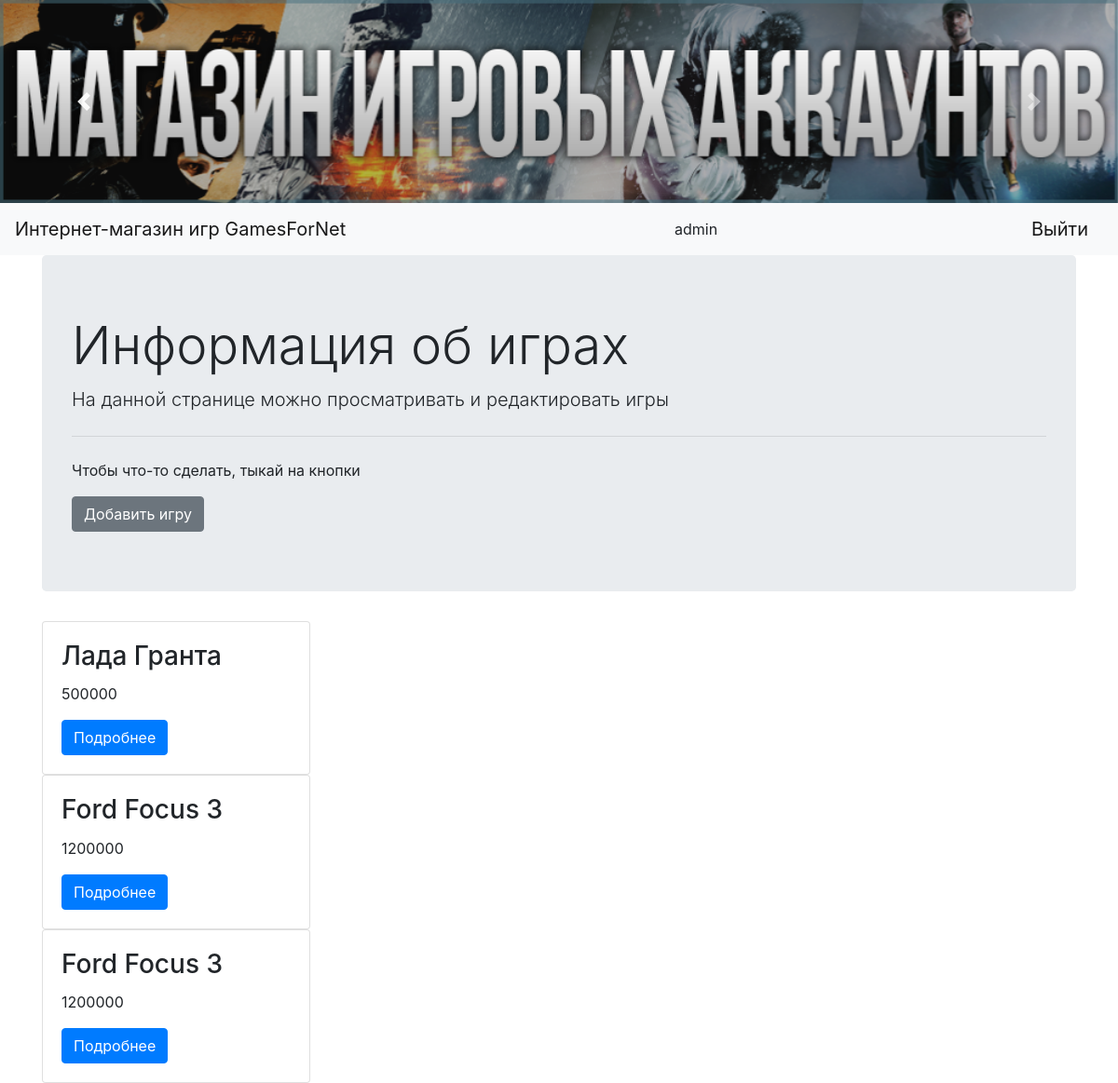
The app's page /car_admin (signed in), older data.
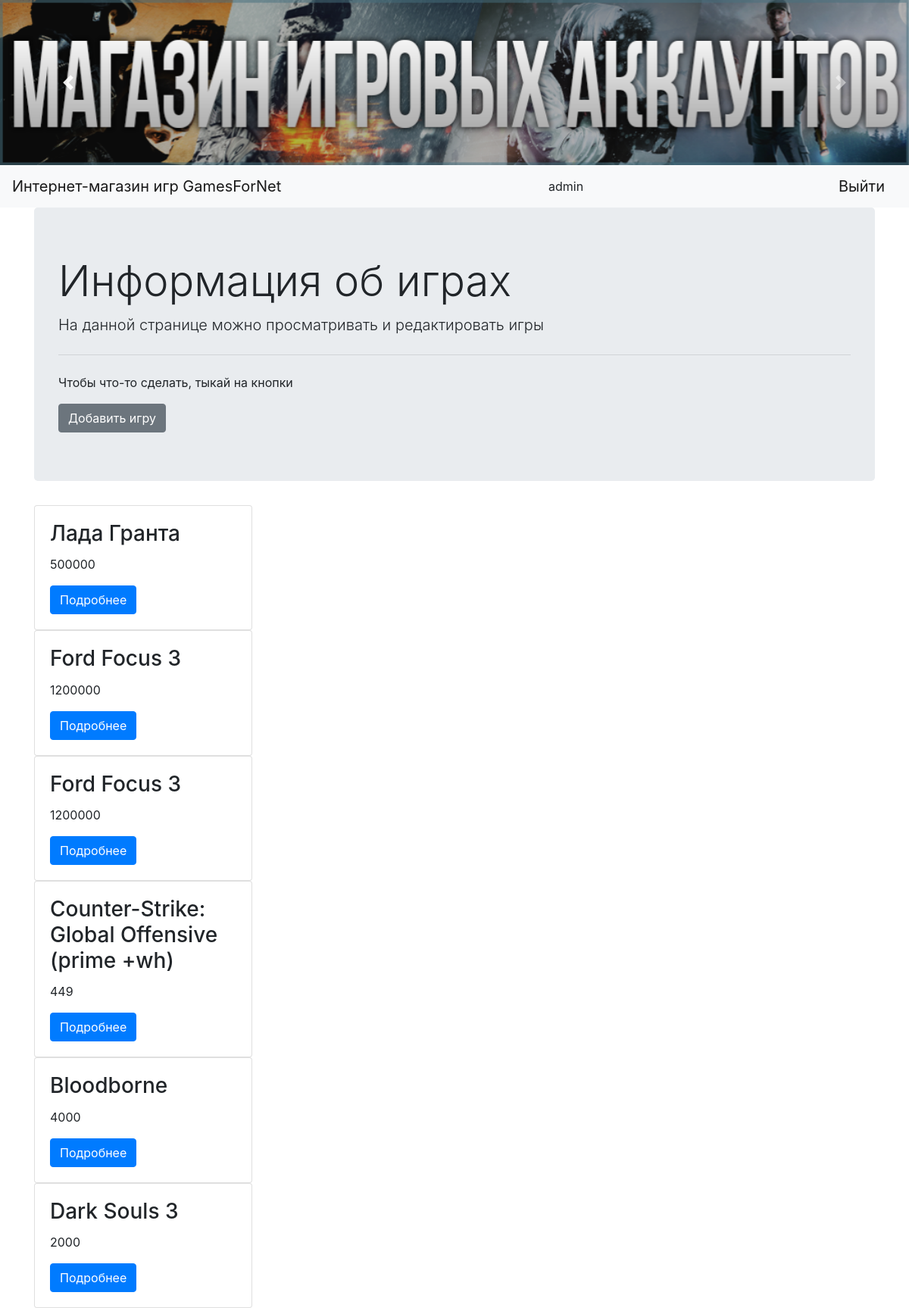
The same page, newer data.
### tables this page shows
CREATE TABLE cars 
                            (car_id INTEGER PRIMARY KEY AUTOINCREMENT, 
                             model VARCHAR(20),
                             price INTEGER,
                             power INTEGER,
                             color VARCHAR(20),
                             dealer INTEGER
                        );

### index.py (the view)
@app.route('/car_admin', methods=['GET'])
def car_admin():
    if 'username' not in session:
        return redirect('/login')
    if session['username'] != 'admin':
        flash('Доступ запрещен')
        redirect('index')
    cars = CarsModel(db.get_connection()).get_all()
    return render_template('car_admin.html',
                           username=session['username'],
                           title='Просмотр игр',
                           cars=cars)

### db.py (called while the page is built)
    def get_connection(self):
        return self.conn

### models.py (called while the page is built)
    def get_all(self):
        cursor = self.connection.cursor()
        cursor.execute("SELECT model, price, car_id FROM cars")
        rows = cursor.fetchall()
        return rows

### templates/car_admin.html
{% extends "base.html" %}
{% block content %}
    <div class="jumbotron">
      <h1 class="display-4">Информация об играх</h1>
      <p class="lead">На данной странице можно просматривать и редактировать игры</p>
      <hr class="my-4">
      <p>Чтобы что-то сделать, тыкай на кнопки</p>
        <a href="{{ url_for('add_car') }}">
            <button type="button" class="btn btn-secondary">Добавить игру</button>
        </a>
    </div>
    {% for item in cars %}
        <div class="card" style="width: 18rem;">
          <div class="card-body">
            <h3 class="card-title">{{ item[0] }}</h3>
            <p class="card-text">{{ item[1] }}</p>
            <a href="/car/{{ item[2] }}" class="btn btn-primary">Подробнее</a>
          </div>
        </div>
    {% endfor %}
{% endblock %}

### templates/base.html (shortened to what this page needs)
<!doctype html>
<html lang="ru">
<head>
    <link rel="stylesheet" href="https://maxcdn.bootstrapcdn.com/bootstrap/4.0.0/css/bootstrap.min.css">
</head>
  <body>
    <header>
        <div id="carouselExampleControls" class="carousel slide" data-ride="carousel">
          <div class="carousel-inner">
            <div class="carousel-item active">
              <img class="d-block  w-100" src='{{url_for("static", filename="img/games.png")}}' alt="First slide">
            </div>
          </div>
          <a class="carousel-control-prev" href="#carouselExampleControls" role="button" data-slide="prev">
            <span class="carousel-control-prev-icon" aria-hidden="true"></span>
          </a>
          <a class="carousel-control-next" href="#carouselExampleControls" role="button" data-slide="next">
            <span class="carousel-control-next-icon" aria-hidden="true"></span>
          </a>
        </div>
      <nav class="navbar navbar-light bg-light">
        <a class="navbar-brand" href="/index">Интернет-магазин игр GamesForNet</a>
            {% if "username" in session %}
            {{ username }}
            <a class="navbar-brand" href="/logout">Выйти</a>
            {% endif %}
      </nav>
    </header>
    <main role="main" class="container">
        {% block content %}{% endblock %}
    </main>
  </body>
</html>

Row changes from the older to the newer data that the page shows:
added cars: model "Counter-Strike: Global Offensive (prime +wh)", price "449"
added cars: model "Bloodborne", price "4000"
added cars: model "Dark Souls 3", price "2000"
